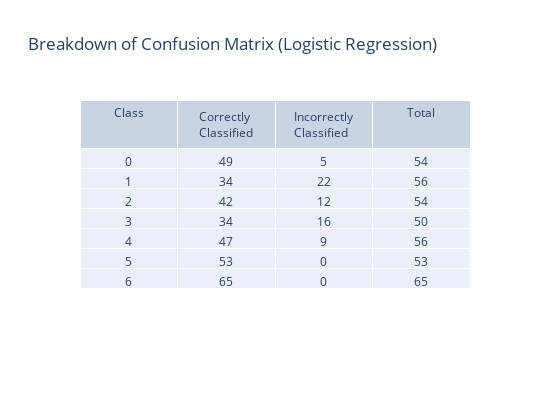

Notebook code for this chart:
### Markdown cell above
#### Evaluation

### Code cell
ypred = logistic_regression.predict(X_test)
accuracy = accuracy_score(y_test,ypred)
cf_matrix = confusion_matrix(y_test,ypred)
r_squared = r2_score(y_test,ypred)
mse = mean_squared_error(y_test,ypred)

print("Accuracy: {0}\nR squared score: {1}\nMean Squared Error Score: {2}".format(accuracy,r_squared,mse))

df_cm = pd.DataFrame(cf_matrix, range(7), range(7))
print("\nConfusion Matrix\n-----------------")
sns.heatmap(df_cm, annot=True, annot_kws={"size": 14},cmap = 'coolwarm',) # font size
plt.title("Confusion Matrix (Logistic Regression)",loc='left', fontweight='bold',  style='italic')
plt.show()

interpret_confusion_matrix(cf_matrix, "Breakdown of Confusion Matrix (Logistic Regression)")

### Figure 1 — Plotly figure (JSON) as saved in the notebook; plotly's stock layout.template omitted (floating-point values rounded to 4 significant figures)
{"data": [{"cells": {"values": [[0, 1, 2, 3, 4, 5, 6], [49, 34, 42, 34, 47, 53, 65], [5, 22, 12, 16, 9, 0, 0], [54, 56, 54, 50, 56, 53, 65]]}, "columnwidth": 5, "header": {"values": ["Class", "Correctly Classified", "Incorrectly Classified", "Total"]}, "type": "table"}], "layout": {"height": 400, "title": {"text": "Breakdown of Confusion Matrix (Logistic Regression)"}, "width": 550}}
